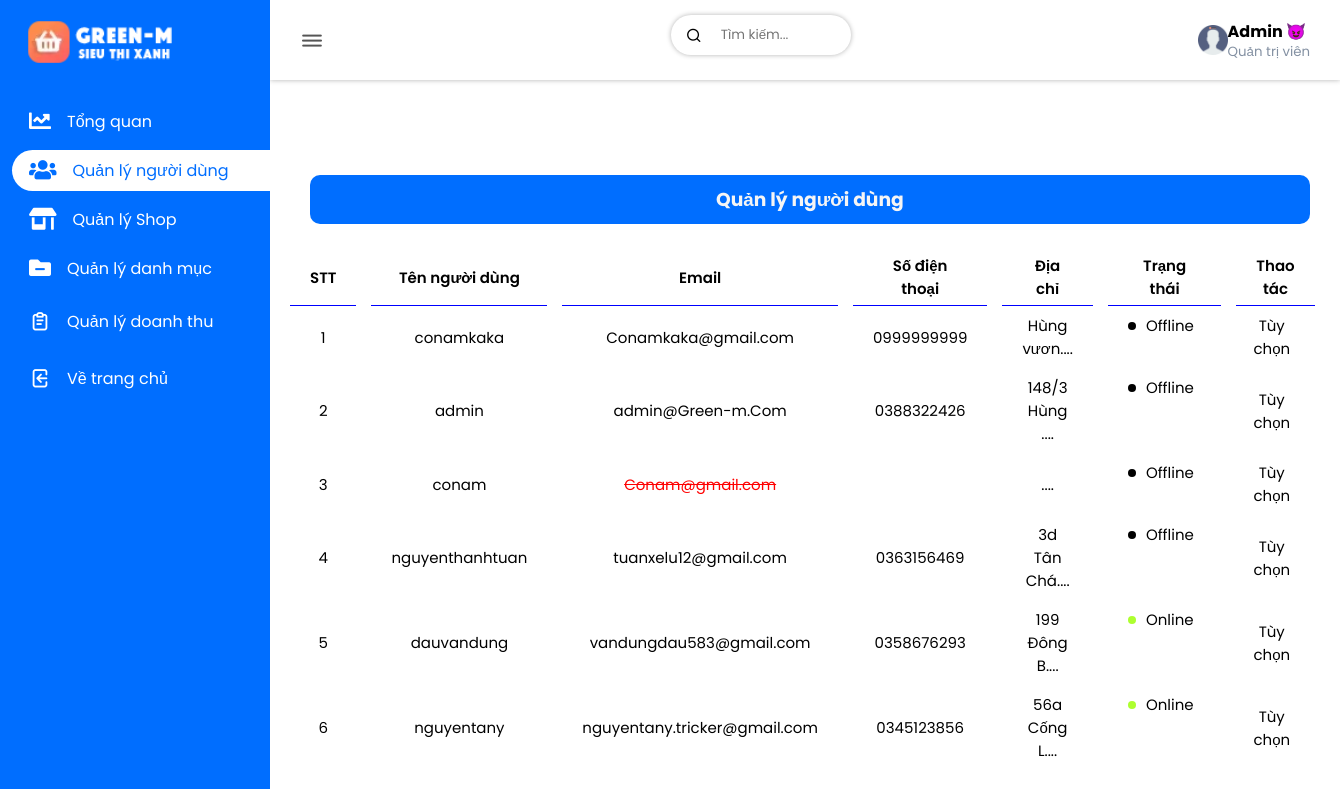
The page /admin/admin/index.php?act=user (signed in) on the database its author committed.
### tables this page shows
CREATE TABLE `account` (
  `account_id` int(123) NOT NULL,
  `account_name` longblob NOT NULL,
  `account_sex` varchar(3) NOT NULL,
  `account_address` varchar(80) NOT NULL,
  `account_number_pay` varchar(25) NOT NULL,
  `account_pay` varchar(15) NOT NULL,
  `account_avt` varchar(299) NOT NULL DEFAULT 'view/images/account/user.png',
  `account_username` varchar(30) NOT NULL,
  `account_email` varchar(40) NOT NULL,
  `account_verified_mail` varchar(15) NOT NULL DEFAULT 'Chưa xác thực',
  `account_phone` varchar(10) NOT NULL,
  `account_pass` varchar(100) NOT NULL,
  `account_position` varchar(20) NOT NULL DEFAULT 'Khách hàng',
  `account_notify` varchar(100) NOT NULL,
  `account_status` varchar(30) NOT NULL DEFAULT 'Offline',
  `time_reg` timestamp NOT NULL DEFAULT current_timestamp()
);

### admin/admin/model/connect.php (called while the page is built, shortened)
<?php
    class dao_con {
        public static function conn_db() {
            $sqlServer = "mysql:host=localhost; dbname=green_m8683";
            $username = "root";
            $password = "";
            try {
                $conn = new PDO($sqlServer, $username, $password);
                $conn->setAttribute(PDO::ATTR_ERRMODE, PDO::ERRMODE_EXCEPTION);
            } catch(PDOException $e) {
                echo 'Ket noi database that bai do ' . $e->getMessage();
            }
            return $conn;
        }
        public static function conn_show_all($sql) {
            $conn = self::conn_db();
            $sqlBindParam = array_slice(func_get_args(), 1);
            try {
                $stmt = $conn->prepare($sql);
                $stmt->execute($sqlBindParam);
                $ketqua = $stmt->fetchAll();
                return $ketqua;
            } catch (PDOException $e) {
                throw $e;
            } finally {
                unset($conn);
            }
        }
    }
?>

### admin/admin/model/account.php (called while the page is built, shortened)
<?php
    include_once "connect.php";
    class account_lass extends dao_con {
        public static function show_account() {
            $sql = "SELECT * FROM account ORDER BY account_id DESC";
            return self::conn_show_all($sql);
        }
    }
?>

### admin/admin/view/user.php (the view, shortened to what this page needs)
   <main>
      <div class="wrapper flex">
         <div class="projects-category">
            <div class="card-header flex flex-tinh">
               <h3>Quản lý người dùng</h3>
            </div>
            <table>
               <thead>
                  <th>
                     <tr>
                        <td>STT</td>
                        <td>Tên người dùng</td>
                        <td>Email</td>
                        <td>Số điện thoại</td>
                        <td>Địa chỉ</td>
                        <td>Trạng thái</td>
                        <td>Thao tác</td>
                     </tr>
                  </th>
               </thead>
               <tbody>
                  <?php
                     $i = 0;
                     foreach($show as $items) {
                        extract($items);
                        $address = substr($account_address, 0, 12) . '...';
                        $i++;
                        echo '
                        <tr>
                              <input type="hidden" value="'. $account_id .'" class="account-id">
                              <input type="hidden" value="'. $account_email .'" class="account-email">
                              <input type="hidden" value="'. $account_status .'" class="account-status">
                              <td>'. $i .'</td>
                              <td>'. $account_username .'</td>
                              <td id="verified-mail">'; echo ($account_verified_mail == "Đã xác thực") ? $account_email : '<del class="not_verified">' . $account_email . '</del>'; echo '</td>
                              <td>'. $account_phone .'</td>
                              <td class="address-user">'. $address .'.<input type="hidden" value="'. $account_address .'"></td>
                              <td class="status-box">
                              '; if($account_status == "Khóa") {
                                 echo '<span class="status pending"></span>Đã bị khóa';
                              }  else if($account_status == "Online") {
                                 echo '<span class="status online"></span>'. $account_status .'';
                              } else {
                                 echo '<span class="status offline"></span>'. $account_status .'';
                              } echo'
                              </td>
                              <td class="option-user">Tùy chọn</td>
                           </tr>
                        ';
                     }
                  ?>
               </tbody>
            </table>
         </div>
      </div>
   </main>
</div>

### admin/admin/view/layout/style.css (style rules this page uses)
:root { --main-color: #006eff; --text-grey: #8390a2; --text-white: #fff; --shadow: 0 0 5px rgba(0, 0, 0, 0.3); }
* { padding: 0; margin: 0; box-sizing: border-box; font-family: 'Poppins', sans-serif; list-style: none; text-decoration: none; }
.flex-tinh h3 { background-color: #006eff; width: 100%; padding: 10px 20px; display: flex; justify-content: center; align-items: center; border-radius: 10px; color: whitesmoke; }
.flex { display: flex; align-items: center; justify-content: space-between; flex-wrap: wrap; }
main { padding: 30px 20px; }
.wrapper { margin-top: 50px; flex-wrap: wrap; align-items: flex-start; }
.projects-category { flex-basis: 100%; }
.card-header { padding: 15px 20px; }
table { width: 100%; height: 100%; padding: 15px 20px; font-size: 15px; border-collapse: collapse; }
thead { border-bottom: .5px solid blue; }
tr, td, th { padding: 8px 20px; text-align: center; }
td { border-right: 15px solid transparent; }
thead :is(tr, td, th) { padding: 5px 20px; font-weight: 600; }
.status-box { display: flex; align-items: center; gap: 10px; }
.status { display: block; width: 8px; height: 8px; border-radius: 30px; }
.online { background-color: greenyellow; }
.offline { background-color: black; }
.not_verified { text-decoration: line-through; color: red; }
#verified-mail { position: relative; }
tbody tr td { cursor: pointer; }

### rows shown on the page
account: account_username "conamkaka", account_email "Conamkaka@gmail.com", account_phone "0999999999", account_address "Hùng vươn...", account_status "Offline"
account: account_username "admin", account_email "admin@Green-m.Com", account_phone "0388322426", account_address "148/3 Hùng ...", account_status "Offline"
account: account_username "conam", account_email "Conam@gmail.com", account_address "...", account_status "Offline"
account: account_username "nguyenthanhtuan", account_email "tuanxelu12@gmail.com", account_phone "0363156469", account_address "3d Tân Chá...", account_status "Offline"
account: account_username "dauvandung", account_email "vandungdau583@gmail.com", account_phone "0358676293", account_address "199 Đông B...", account_status "Online"
account: account_username "nguyentany", account_email "nguyentany.tricker@gmail.com", account_phone "0345123856", account_address "56a Cống L...", account_status "Online"

### other values the page prints
$_SESSION['83x86']['account_name'] "Admin 😈"
$_SESSION['83x86']['account_position'] "Quản trị viên"
